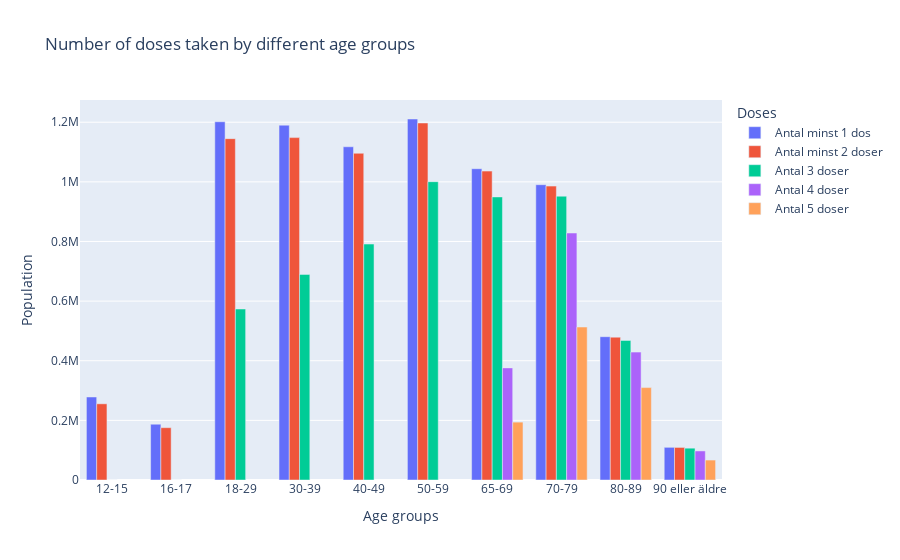

This figure's notebook cell:
### Code cell
fig = px.bar(
    data_frame=df_total,
    
    x="Åldersgrupp",
    
    y=["Antal minst 1 dos", "Antal minst 2 doser", "Antal 3 doser", "Antal 4 doser", "Antal 5 doser"],
    
    labels={"Åldersgrupp": "Age groups", "value": "Population", "variable":"Doses"},
    title="Number of doses taken by different age groups",
    barmode="group"
    

)
fig.show()
#fig.write_html("uppgift 3-4.html", auto_open = True)

### Figure 1 — Plotly figure (JSON) as saved in the notebook; plotly's stock layout.template omitted (floating-point values rounded to 4 significant figures)
{"data": [{"alignmentgroup": "True", "hovertemplate": "Doses=Antal minst 1 dos<br>Age groups=%{x}<br>Population=%{y}<extra></extra>", "legendgroup": "Antal minst 1 dos", "marker": {"color": "#636efa", "pattern": {"shape": ""}}, "name": "Antal minst 1 dos", "offsetgroup": "Antal minst 1 dos", "orientation": "v", "showlegend": true, "textposition": "auto", "type": "bar", "x": ["12-15", "16-17", "18-29", "30-39", "40-49", "50-59", "65-69", "70-79", "80-89", "90 eller äldre"], "xaxis": "x", "y": [278405, 187077, 1201569, 1190083, 1117660, 1210791, 1044061, 990440, 480671, 109619], "yaxis": "y"}, {"alignmentgroup": "True", "hovertemplate": "Doses=Antal minst 2 doser<br>Age groups=%{x}<br>Population=%{y}<extra></extra>", "legendgroup": "Antal minst 2 doser", "marker": {"color": "#EF553B", "pattern": {"shape": ""}}, "name": "Antal minst 2 doser", "offsetgroup": "Antal minst 2 doser", "orientation": "v", "showlegend": true, "textposition": "auto", "type": "bar", "x": ["12-15", "16-17", "18-29", "30-39", "40-49", "50-59", "65-69", "70-79", "80-89", "90 eller äldre"], "xaxis": "x", "y": [255541, 175480, 1144897, 1148376, 1095826, 1197415, 1036035, 985748, 479037, 109230], "yaxis": "y"}, {"alignmentgroup": "True", "hovertemplate": "Doses=Antal 3 doser<br>Age groups=%{x}<br>Population=%{y}<extra></extra>", "legendgroup": "Antal 3 doser", "marker": {"color": "#00cc96", "pattern": {"shape": ""}}, "name": "Antal 3 doser", "offsetgroup": "Antal 3 doser", "orientation": "v", "showlegend": true, "textposition": "auto", "type": "bar", "x": ["12-15", "16-17", "18-29", "30-39", "40-49", "50-59", "65-69", "70-79", "80-89", "90 eller äldre"], "xaxis": "x", "y": [0, 0, 573532, 689647, 791299, 1000554, 949409, 951943, 468149, 106717], "yaxis": "y"}, {"alignmentgroup": "True", "hovertemplate": "Doses=Antal 4 doser<br>Age groups=%{x}<br>Population=%{y}<extra></extra>", "legendgroup": "Antal 4 doser", "marker": {"color": "#ab63fa", "pattern": {"shape": ""}}, "name": "Antal 4 doser", "offsetgroup": "Antal 4 doser", "orientation": "v", "showlegend": true, "textposition": "auto", "type": "bar", "x": ["12-15", "16-17", "18-29", "30-39", "40-49", "50-59", "65-69", "70-79", "80-89", "90 eller äldre"], "xaxis": "x", "y": [null, null, null, null, null, null, 376002, 828445, 428931, 97491], "yaxis": "y"}, {"alignmentgroup": "True", "hovertemplate": "Doses=Antal 5 doser<br>Age groups=%{x}<br>Population=%{y}<extra></extra>", "legendgroup": "Antal 5 doser", "marker": {"color": "#FFA15A", "pattern": {"shape": ""}}, "name": "Antal 5 doser", "offsetgroup": "Antal 5 doser", "orientation": "v", "showlegend": true, "textposition": "auto", "type": "bar", "x": ["12-15", "16-17", "18-29", "30-39", "40-49", "50-59", "65-69", "70-79", "80-89", "90 eller äldre"], "xaxis": "x", "y": [null, null, null, null, null, null, 194116, 513081, 309976, 66927], "yaxis": "y"}], "layout": {"barmode": "group", "legend": {"title": {"text": "Doses"}, "tracegroupgap": 0}, "title": {"text": "Number of doses taken by different age groups"}, "xaxis": {"anchor": "y", "domain": [0, 1], "title": {"text": "Age groups"}}, "yaxis": {"anchor": "x", "domain": [0, 1], "title": {"text": "Population"}}}}
